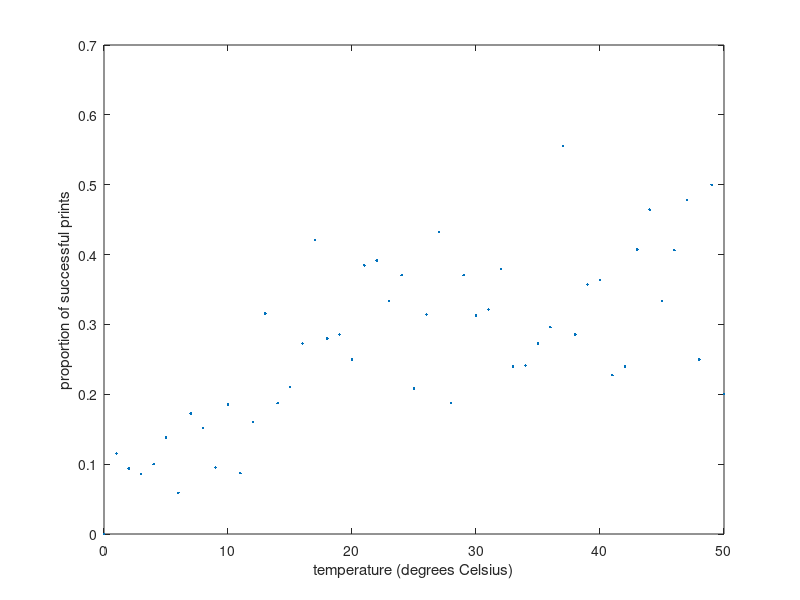

MATLAB code for this plot: (Note: this script raises an error after producing the figure.)
%% Workshop 10
%% Question 1.1
% reading data
delimiterIn = ',';
A = importdata('3dprinters.txt', delimiterIn);

% plotting data
clf
hist(A.data(:,1))
xlabel('failure (yes/no)')
ylabel('frequency')

% we will look at unique temperatures recorded.
tmp = unique(A.data(:,2));
fraction = zeros(0,length(tmp));
for i = 1:length(tmp)
    idx = find(A.data(:,2)==tmp(i));
    fraction(i) = sum(A.data(idx,1))/length(idx);
end
clf
plot(tmp,fraction,'.')
xlabel('temperature (degrees Celsius)')
ylabel('proportion of successful prints')

%% Question 1.2
% we start by defining our variables:
response = A.data(:,1);
temperature = A.data(:,2);
% need 2 dummy variables for polymer type. Level 0 is absorbed into the intercept.
dummy1 = zeros(length(response),1);
dummy2 = zeros(length(response),1);
dummy1(find(A.data(:,3)==1)) = 1;
dummy2(find(A.data(:,3)==2)) = 1;
 
% Now define values for parameters that we use at the start of the optimisation.
% We have 4 parameters:
x0 = [0 0 0 0];

% check that computing the negative log-likelihood
% usning 'negloglikGLM.m' works:
negloglikGLM([1 2 0 1],1,2,0,0) % uses beta=[1 2 0 1].
% response=1, temperature=20, dummy1=0, dummy=1
 
% maximum likelihood fit:
fun = @(s)negloglikGLM(s,response',temperature',...
dummy1',dummy2');
options = optimset('MaxFunEval',10000000,'MaxIter',10000);
s = fminsearch(fun,x0,options); % here we performe the optimisation
% (i.e. find parameters for which negloglik is minimal)
 
% The fitted parameters are stored in 's':
disp(s)

%% Question 1.3
% create a table for the data:
response = nominal(response);
polymer = A.data(:,3);
polymer = nominal(polymer);
data = table(response,temperature,polymer,'VariableNames',{'success','temperature','polymer'});
m1 = fitglm(data,'success~temperature+polymer','Distribution','binomial');

% setting up the service duration interval
% we want to plot model fit lines for:
w = linspace(min(temperature),max(temperature));
% plot the data and fit lines:
clf
plot(tmp,fraction,'.')
xlabel('temperature (degrees Celsius)')
ylabel('proportion of successful prints')
line(w,feval(m1,w,'0'),'Color','b','LineWidth',1)
line(w,feval(m1,w,'1'),'Color','g','LineWidth',1)
line(w,feval(m1,w,'2'),'Color','r','LineWidth',1)

%% Question 1.4
% residual plots
% Q-Q plot to check normality
subplot(2,2,1)
plotResiduals(m1,'probability','ResidualType','Deviance')% residuals versus fitted values
subplot(2,2,2)
plotResiduals(m1,'fitted','ResidualType','Deviance')% auto-correlation (via lagged residuals)
subplot(2,2,3)
plotResiduals(m1,'lagged','ResidualType','Deviance')% leverage plot
subplot(2,2,4)
plotDiagnostics(m1)

% fit a constant model to the data:
m0 = fitglm(data,'success~1','Distribution','binomial');
[h pvalue stat] = lratiotest(m1.LogLikelihood,m0.LogLikelihood,3);

%% Question 2.1
% read data:
delimiterIn = ' ';
A = importdata('ship_damage.txt',delimiterIn);
service = A.data(:,1);
damages = A.data(:,2); 
type = A.textdata(2:35,2);
type = nominal(type);
 
clf
subplot(1,2,1)
hist(damages)
title('distribution of damage incident counts')
xlabel('damage incident count')
ylabel('frequency')
subplot(1,2,2)
gscatter(A.data(:,1),A.data(:,2),A.textdata(2:35,2),'bgr','x.o*')
xlabel('months in service'); ylabel('number of damage incidents');
title('damage in different ship types')

%% Question 2.2
data = table(damages,service,type,'VariableNames',{'damage_count','service_duration','ship_type'});
m1 = fitglm(data,'damage_count~service_duration+ship_type','Distribution','Poisson');

% setting up the service duration interval
% we want to plot model fit lines for:
w = linspace(min(service),max(service));
 
% plot the data and fit lines:
clf
gscatter(service,damages,A.textdata(2:35,2),'bgryc','x.o*');
xlabel('months in service'); ylabel('number of damage incidents');
title('damage in different ship types');
line(w,feval(m1,w,'A'),'Color','b','LineWidth',1);
line(w,feval(m1,w,'B'),'Color','g','LineWidth',2);
line(w,feval(m1,w,'C'),'Color','r','LineWidth',1);
line(w,feval(m1,w,'D'),'Color','y','LineWidth',1);
line(w,feval(m1,w,'E'),'Color','c','LineWidth',1);

% residual plots
% Q-Q plot to check normality
subplot(2,2,1)
plotResiduals(m1,'probability','ResidualType','Deviance')% residuals versus fitted values
subplot(2,2,2)
plotResiduals(m1,'fitted','ResidualType','Deviance')% auto-correlation (via lagged residuals)
subplot(2,2,3)
plotResiduals(m1,'lagged','ResidualType','Deviance')% leverage plot
subplot(2,2,4)
plotDiagnostics(m1)